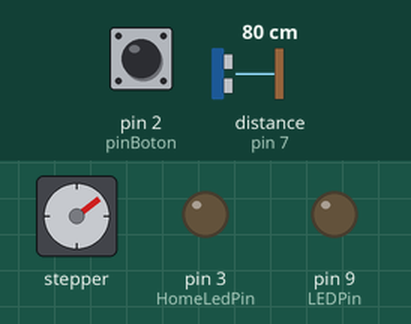
Simulated run of this sketch. Board: Arduino Uno, built with avr-gcc and run on an emulated ATmega328P. Parts: stepper motor, output pins drawn as LEDs (lit = HIGH). Wiring (inferred from the names in the program): stepper motor driver (200 steps per turn assumed): step pin 11; direction pin 12; enable pin 13. The inputs (shaded band) are chosen by the test bench; at power-on: pin 2 (pinBoton) HIGH, distance to the obstacle (sensor on pin 7) 80 cm. The echo pulse lasts 58.3 µs per cm; pins used as bus, display or sensor lines are not drawn.

Above: at 5.0 s.
5.1 s: pin 2 (pinBoton) pulled LOW for 0.15 s
11.2 s: distance to the obstacle (sensor on pin 7) set to 2 cm
At 13.9 s:
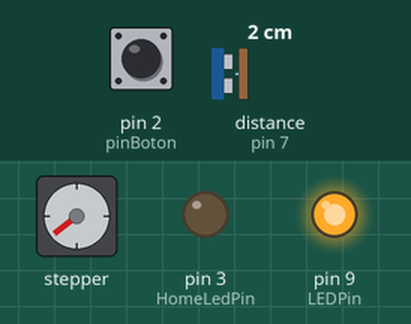
14.2 s: distance to the obstacle (sensor on pin 7) set to 4 cm
At 15.0 s:
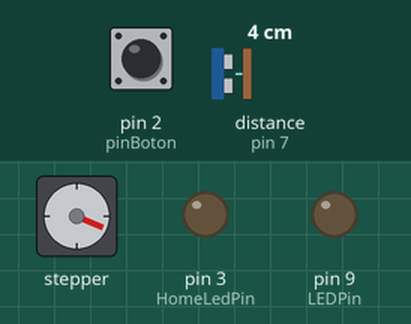
16.0 s: distance to the obstacle (sensor on pin 7) set to 35 cm
At 18.88 s:
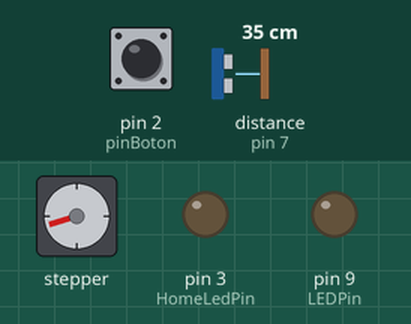
19.0 s: distance to the obstacle (sensor on pin 7) set to 60 cm
At 21.8 s:
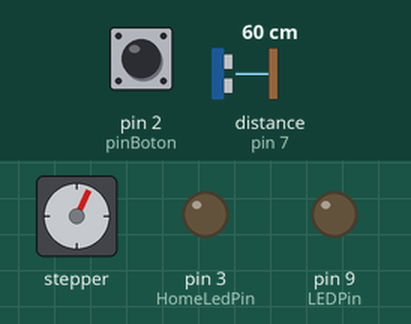
22.0 s: distance to the obstacle (sensor on pin 7) set to 9 cm
At 27.1 s:
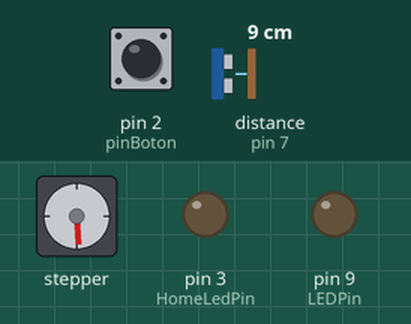
Timing chart, 0 to 27.5 s (numbered marks = the images above; inputs shaded):
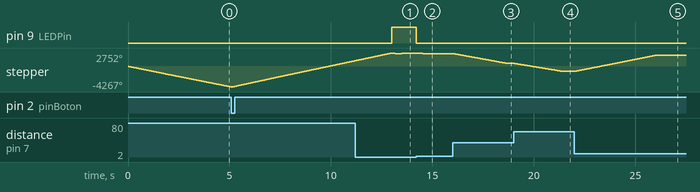

Measured:
- after the input at 11.2 s, pin 9 (LEDPin): LOW → HIGH after 1.8 s
- after the input at 14.2 s, pin 9 (LEDPin): HIGH → LOW at once; stepper: turns 119° counter-clockwise in 0.23 s, starting after 0.10 s
- after the input at 16.0 s, stepper: keeps turning counter-clockwise at about 762°/s, starting at once
- after the input at 19.0 s, stepper: turns 1666° counter-clockwise in 2.4 s, starting at once
- after the input at 22.0 s, stepper: turns 3390° clockwise in 4.1 s, starting at once

The sketch:

sensorDistanciaStepper_B0.1.1.ino
```cpp
/* Variables de suavizado */
long soft;
int b = 99;   // estos 2 numeros deben ser iguales
int buf[99]; // buffer de suavizado

int x = 0;
int dif[2];
int timeDelay = 5000; // 5 segundos de diferencia

/* Fin de carrera */
int Interrupcion = 0; // Define a la Interrupción 0 - boton de home
float usDelay = 900; // Tiempo para la señal que da los pasos al driver del stepper
int  Home = 1;
int  HomeLedPin = 3;
int  pinBoton = 2; // El Pin 2  corresponde al botón


int ContPasosRiel = 0;
int pasos;

int maxRangUson = 120; // Maximo rango de distancia de sensor ultrasonido
int minRangUson = 2; // Minimo rango de distancia de sensor ultrasonido
int setPoint = 0;

long duracion, distancia; // Duration used to calculate distance
int count;
int numero = 0;

int distUsonScal;

/* Pines usados para sensor de distancia */
#define echoPin 7 // Echo Pin
#define trigPin 8 // Trigger Pin
#define LEDPin 9  // Onboard LED 13

/* Pines usados para control de driver stepper motor */
#define DIR_PIN 12 // CW
#define STEP_PIN 11 // CLK
#define EN_PIN 13

/* Variables usadas en el movimiento del stepper motor */
#define banda 5         // Banda de tolerancia entre medidas
#define minPasosRiel 0    // Minimo numero de pasos del riel
#define maxPasosRiel 3900  // Maximo numero de pasos del riel
/* invertir los valores de minPasosRiel y maxPasosRiel para que el motor pueda setearse al final del recorrido y pueda devolverse
   al variar la distancia medida por el sensor ultrasonido */

void setup() {
  /*Serial.begin (115200);*/

  /* Configuración de pines como entrada o salida */

  /* pines driver stepper motor */
  pinMode(DIR_PIN, OUTPUT);
  pinMode(STEP_PIN, OUTPUT);
  pinMode(EN_PIN, OUTPUT);
  digitalWrite(EN_PIN, HIGH);

  /* Pines sensor de distancia */
  pinMode(trigPin, OUTPUT);
  pinMode(echoPin, INPUT);
  pinMode(LEDPin, OUTPUT); // Use LED indicator (if required)
  pinMode(HomeLedPin, OUTPUT);
  /* Pin Botón */
  pinMode(pinBoton, INPUT);  //El pin conectado al botón se configura como entrada
  digitalWrite(pinBoton, HIGH ); // Activación de la resistencia interna pull-up
  attachInterrupt(Interrupcion, cambios, LOW); // la interrupción0 se genera cuando el pin 2 posee un valor HIGH y ejecuta la subrutina "cambios".

  /* Inicialización de variables usadas en el sensor de distancia */

  for (int i = 0; i < b; i++) {
    /* llenar el buffer de distancias sensadas con ceros */
    buf[i] = 0;
  }

  //
  count = 0;
  soft = 0;

  GoToHome();
  x = 0;
}

void loop() {

  readDistance();
  calcSoft(); // Rutina de calculo de valor de distancia promediado

  /* si es que está fuera del rango del ultrasonido */
  if (distancia >= maxRangUson || distancia <= minRangUson) {
    distancia = -1;
    digitalWrite(LEDPin, HIGH);
  }
  else {
    /* Publicar en monitor serial el valor de distancia */
    //Serial.println(distancia);
    /* apagar el led que indica distancia fuera de rango */
    digitalWrite(LEDPin, LOW);
  }


  if (ContPasosRiel != setPoint) {
    /* opcion de codigo 1: se desplaza el total de pasos entre ContPosRiel y setPoint */
    pasos = setPoint - ContPasosRiel; // se selecciona el número de pasos que debe dar el motor stepper para alcanzar el setPoint (mapeo del sensor ultrasonido)
    rotate(pasos); // se genera la rotación del motor de acuerdo al valor entero y el signo de la variable "pasos"
    ContPasosRiel = ContPasosRiel + pasos; // se corrige el contador de pasos.
  }


  /* Imprimir en terminal serial posición */
  //Serial.println(ContPasosRiel);
  //Serial.println(setPoint);
  setReferencia(); // Leer el parámetro de distancia desde el sensor de ultrasonido (SetPoint)

  /* Delay de 30ms antes de la siguiente lectura de la variable "soft" */
  delay(1);
}
```

functions.ino
```cpp
/*

    functions

*/

void readDistance() {
  /* Enviar señal de ultrasonido y leer el rebote */
  digitalWrite(trigPin, LOW);
  delayMicroseconds(2);

  digitalWrite(trigPin, HIGH);
  delayMicroseconds(10);

  digitalWrite(trigPin, LOW);

  /* leer el valor de tiempo entregado por el sensor de distancia
    (valor entre el envío y el recibo del rebote dividido en 2) */
  duracion = pulseIn(echoPin, HIGH);
  /* con el tiempo de duración y la velocidad del sonido (constante)
    se calcula la distancia (52.7) */
  distancia = duracion / 52.7;
}

/* Subrutina de calculo de suavizado */

void calcSoft() {
  if (distancia != -1) {
    buf[count] = distancia;
    count ++;
    count %= b;
  }

  long val = 0;
  for (int i = 0; i < b; i++) {
    val += buf[i];
  }
  soft = val / b;
  //Serial.println(soft);
}


/* Subrutina para el control de los pines del driver stepper motor */

/*  rutina para realizar los giros hacia la derecha o hacia la izquierda*/
void rotate(int steps) {
  // La variable "dir" pasa a estado alto o bajo, dependiendo del signo del número
  // presente en la función rotate()
  int dir = (steps > 0) ? HIGH : LOW;
  Serial.print("dir: ");
  Serial.println(dir);
  /* El número de pasos (variable "steps")que el motor stepper va a girar corresponde
     al valor absoluto del número presente en la función rotate(). */
  steps = abs(steps);
  //Serial.println(steps);
  /* Control de pines "ENABLE", "DIRECCIÖN", "PASOS" */
  digitalWrite(DIR_PIN, dir); // le indico al driver del motor stepper qué dirección debe girar

  digitalWrite(EN_PIN, LOW); // le indico al driver del motor stepper qiue energize el motor

  for (int i = 0; i < steps; i++) { // indico al driver del motor stepper cuantos pasos debe moverse el motor
    digitalWrite(STEP_PIN, HIGH);
    delayMicroseconds(usDelay);

    digitalWrite(STEP_PIN, LOW);
    delayMicroseconds(usDelay);
/* Estos IF son solo para testear en la terminal serial que se están generando los pasos
   del motor cuando funciona el sensor. Esta parte se puede eliminar si no se necesita
   publicar la posición del motor cada vez que este de un paso. */

/* Si la variable "dir" está en "HIGH" la variable "x" aumenta en 1 */
    if (dir == 1) {
      x ++;
    }
/* Si la variable "dir" está en "LOW" la variable "x" disminuye en 1 */
    if (dir == 0) {
      x --;
    }
    Serial.println(x);
  }
  digitalWrite(EN_PIN, HIGH); // luego de generados todos los pasos indico al driver del motor stepper que desenergize el motor

}

/* El cabezal del eje debe seguir a la posición del sensor Ultrasonido. El sensor ultrasonido es la referencia
   Aquí se mapea el sensor ultrasonido a una escala igual al del eje*/
void setReferencia() {

/* Mapeo: el valor del sensor ultrasonido se escala a un valor entre los extremos del riel.
   si se desea que el riel corra en dirección contraria se debe invertir en la función map()
   las variables maxPasosRiel y minPasos Riel o se pueden invertir los valores de ambas variables
   al inicio del programa. */

  distUsonScal = map(soft, minRangUson, maxRangUson, maxPasosRiel, minPasosRiel); // Escalando medición de distancia de sensor ultrasonido a la escala del sensro IR del riel

  /* Si el valor mapeado se encuentra dentro de los rangos del eje
     entonces el valor mapeado es incluido en la variable SetPoint
     (set point es la posición donde quiero que el motor posicione el cabezal en el eje)*/

  if (distUsonScal >= minPasosRiel && distUsonScal <= maxPasosRiel)  setPoint = distUsonScal;
}

void GoToHome() {
  while (Home) {
    if (Home = 1) { // Si la interrupción del botón no se ejecuta....
      /* "-1": el signo negativo indica la dirección de giro. El valor entero "1" indica que dará un paso. */
      rotate(-1);
    }
    else { // si se activva la interrupción del botón....
      Home = 0; // se desactiva la función GoToHome
      ContPasosRiel = 0; // se setea el contador de pasos en cero.
      break;
    }
  }
  return;
}


void cambios() {
  Home = 0;
  //digitalWrite(HomeLedPin, HIGH);   // encender o apagar el LED
  detachInterrupt(Interrupcion); // se desactiva la interrupción del botón. No se necesita más después de realizar el seteo.
}

void reset() {
  /* Fin de carrera */
  Interrupcion = 0; // Define a la Interrupción 0 - boton de home
  usDelay = 500; // Tiempo para la señal que da los pasos al driver del stepper
  Home = 1; // inicialización de la variable "Home". El valor 1 indica que la rutina GoToHome parte sin
            // la activación del interruptor
  HomeLedPin = 3; // este es solo para conectar un led de prueba en el pin 3 si el cabezal llega al Home. No se está usando.
  pinBoton = 2; // El Pin 2  corresponde al botón
}
```
